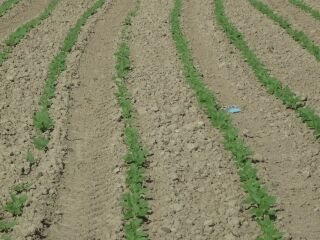
#> input picture crop_row_detection_cpp/Images/download.jpg, 320 x 240 px
$ python fit_poly.py   (older library calls are emulated)
#> lines starting #> are read from the running program, lines starting #| are printed output that depends on the picture
import numpy as np
from scipy import misc
import scipy
import matplotlib.pyplot as plt

import scipy.optimize as optimization

plt.ion()
plt.close('all')

f = misc.imread("../Images/download.jpg", flatten=True)
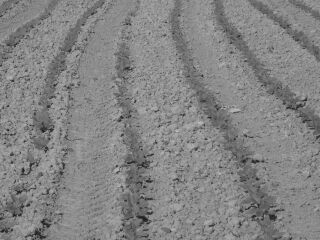
#> f: shape (240, 320) float32; min 19.12, max 194.8, mean 132.3
f = misc.imresize(f, (300, 400))
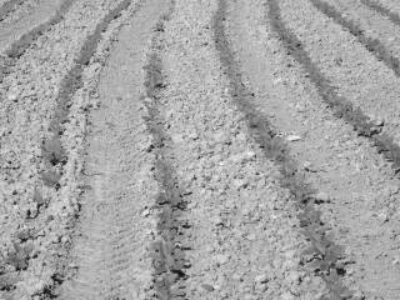
#> f: shape (300, 400); min 11, max 247, mean 164.4

def eval_poly(row_num):
    row_num /= 1
    theta = np.array([
        row_num ** 0.0 ,
        row_num ** 1.0 ,
        row_num ** 2.0 ,
        row_num ** 3.0 ,
    ], dtype=np.float)
    PA = P.dot(A)
    column = PA.dot(theta)
    # print(column)
    column /= column[2]
    x, y, _ = column
    return x, y


def plot_poly(As, P):
    g = f.copy()
    rows, columns = f.shape

    row_num = 0
    while(True):
        try:
            x, y = eval_poly(row_num)
            x_ = int(x)
            y_ = int(y)
            # print("time", row_num, "x", x, "y", y);
            g[x_][y_] = 255
            row_num += 1
        except Exception as e:
            print(e)
            break

    plt.imshow(g)
    ax.imshow(g)

# assumption nr 1, the cubic is on a plane
a0z = a1z = a2z = a3z = 0

# start from middle of img
a0x, a0y = 0, 200

a1x, a1y = 1, 0
a2x, a2y = 0, 0.002
a3x, a3y = 0, -0.00001

period = 100

A1 = np.array([
    0,   1,   0,   0,
    a0y, a1y, a2y, a3y,
    0, 0, 0, 0,
    1, 0, 0, 0,
], dtype=np.float).reshape(4, 4)

a0y += period

A2 = np.array([
    0,   1,   0,   0,
    a0y, a1y, a2y, a3y,
    0, 0, 0, 0,
    1, 0, 0, 0,
], dtype=np.float).reshape(4, 4)

# represent the focal length of the camera in terms
# of pixel dimensions in the x and y direction respectively.
#> (the run stopped early here; a loop or call above may not have finished)
